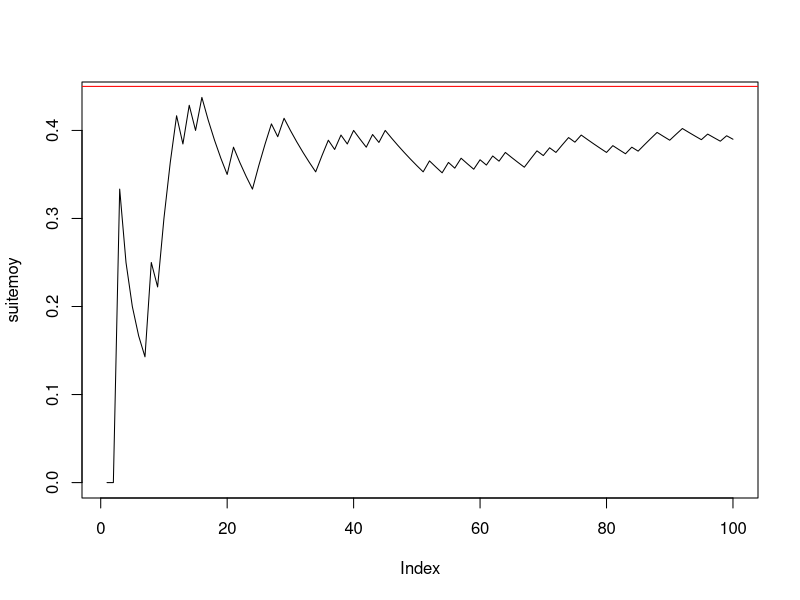
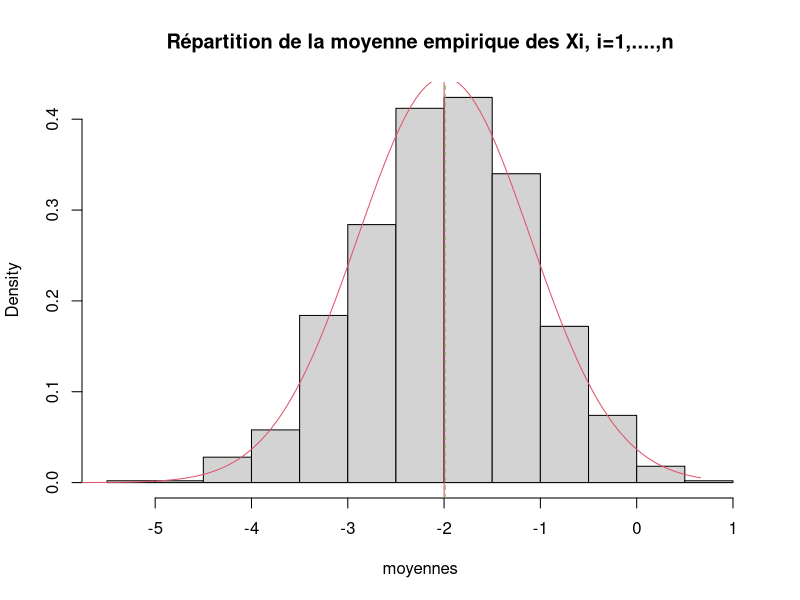
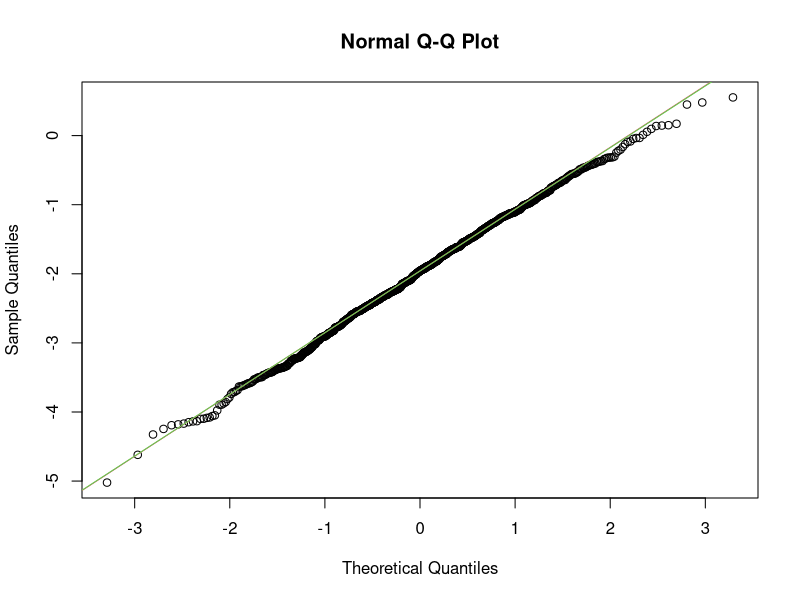
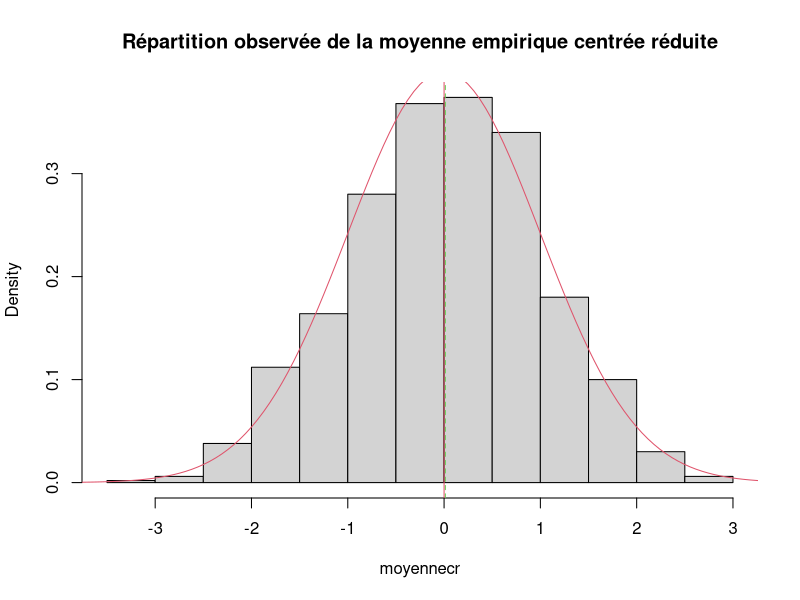
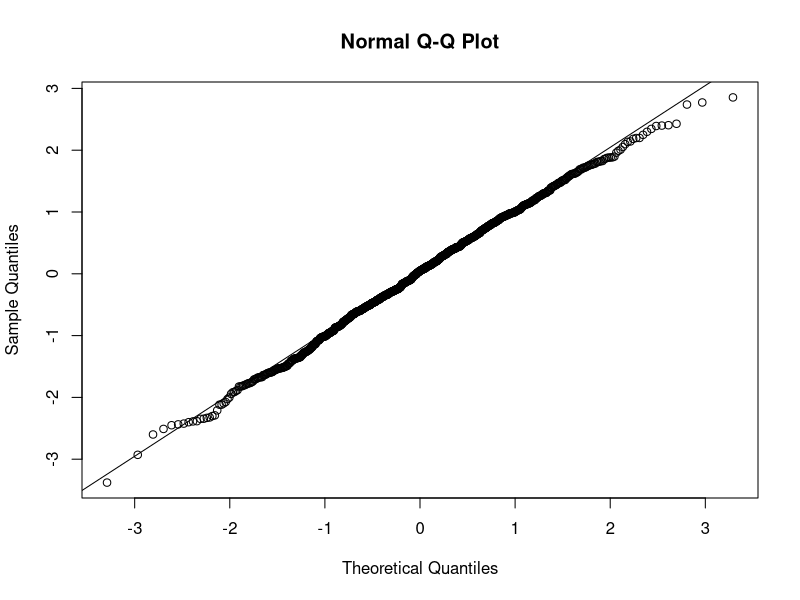
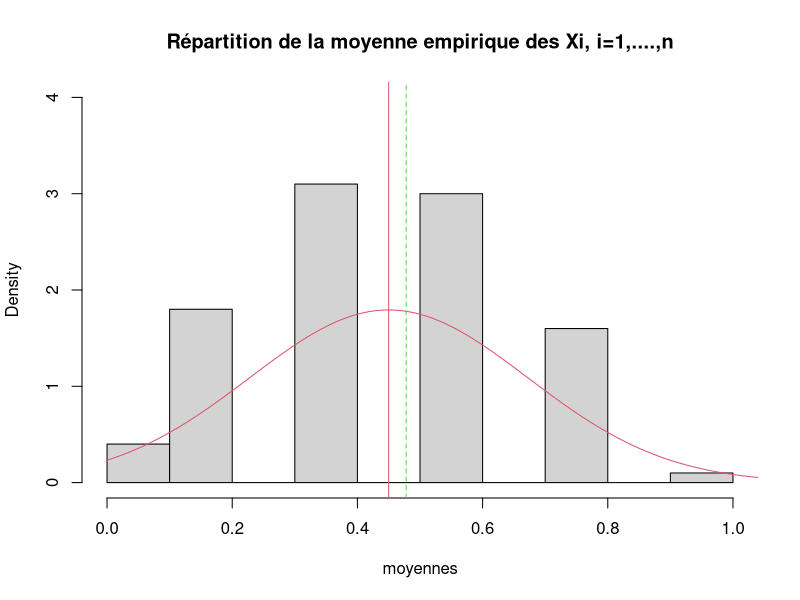
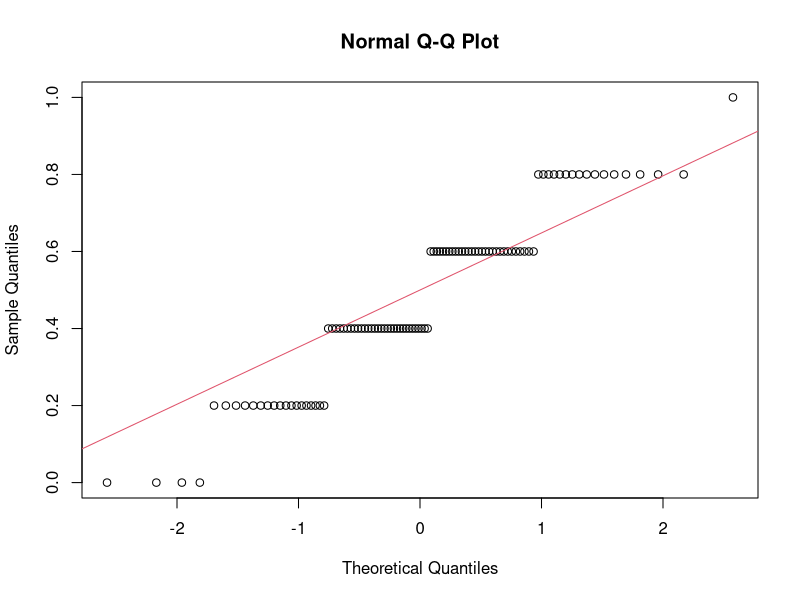
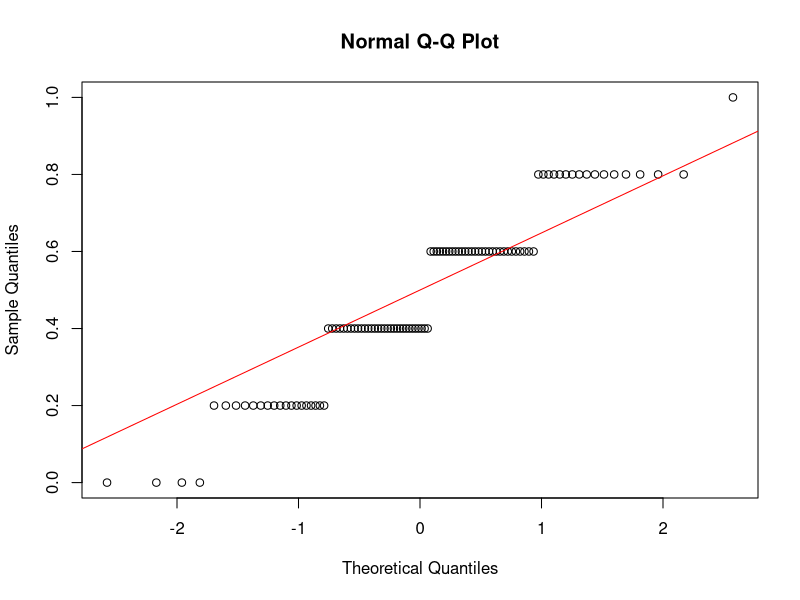

Reproduce these figures in R, in order.

# Question 1
n <- 100
p <- 0.45
x <- rbinom(n, 1, p)
#--------question 2------------
cumsum(x)
taille <- 1:n
suitemoy <- cumsum(x) / taille
#--------question 3------------
plot(suitemoy, type = "l")
abline(h = p, col = "red")


#------------Exercice 3------------------------

#---------question 1--------------------------
mu <- -2
sigma <- 2
n <- 5
x <- rnorm(n, mu, sigma)
moyx <- mean(x)

#---------question 2--------------------------
y <- rnorm(n, mu, sigma)
moyy <- mean(y)
rbind(x, y) -> M
rowMeans(M)

#---------question 3--------------------------
N <- 1000
Mdata <- matrix(rnorm(n * N, mu, sigma), ncol = n, byrow = T)
dim(Mdata)


#---------question 4--------------------------
rowMeans(Mdata) -> moyennes
apply(Mdata, MARGIN = 1, mean)

#---------question 5--------------------------
mean(moyennes)
sd(moyennes) * sqrt((length(moyennes) - 1) / length(moyennes))
sd(moyennes)

#---------question 6--------------------------
hist(moyennes, prob = T, main = "Répartition de la moyenne empirique des Xi, i=1,....,n") # la répartition observée de Xbar_n
(abs <- seq(1.2 * min(moyennes), 1.2 * max(moyennes), (max(moyennes) - min(moyennes)) / 100))
points(abs, dnorm(abs, mu, sigma / sqrt(n)), col = 2, type = "l")
abline(v = mean(moyennes), col = 3, lty = "dashed") # moyenne de l'échantillon
abline(v = mu, col = 2) # moyenne théorique mu de la loi de Xbar
# belle adéquation de l'échantillon à la normale, que l'on peut verifier avec dte de Henry
qqnorm(moyennes) # les points sont presque alignés la loi de Xbar_n est donc bien normale
qqline(moyennes, col = 2) # autour de la droite rouge qui passe par les deux points
# (1er quartile theo de la centrée réduite,1er quartile empirique) et
# (3ieme quartile theo de la centrée réduite,3ieme quartile empirique)
# mean(echantillon) et écart-type empirique sd(échantillon)*sqrt((n-1)/n). e
# En effet si on ajoute la droite passant par ces deux points elle se confond
# avec qqline. droite de Henry

(x1 <- qnorm(0.25))
(x2 <- qnorm(0.75))
(y1 <- quantile(moyennes, 0.25, type = 1))
(y2 <- quantile(moyennes, 0.75, type = 1))
abline(y1 - (y2 - y1) * x1 / (x2 - x1), (y2 - y1) / (x2 - x1), col = 3) # droite de Henry

#----------question 7-------------------------
moyennecr <- sqrt(n) * (moyennes - mu) / sigma
hist(moyennecr, prob = T, main = "Répartition observée de la moyenne empirique centrée réduite")
(abscr <- seq(1.2 * min(moyennecr), 1.2 * max(moyennecr), (max(moyennecr) - min(moyennecr)) / 100))
points(abscr, dnorm(abscr), col = 2, type = "l")
abline(v = mean(moyennecr), col = 3, lty = "dashed") # moyenne empirique de l'échantillon
abline(v = 0, col = 2) # moyenne théorique  de la loi normale centrée réduite

qqnorm(moyennecr)
qqline(moyennecr) # droite de Henry

#-----------question 8------------
n <- 50
# puis réexecuter les lignes 67 à 107 : la loi reste gaussienne mais
# l'écart-type de Xbarn est plus petit avec n=50 qu'avec n=2
sd(moyennes)
sigma / sqrt(n)

n <- 2
# puis réexecuter les lignes 67 à 107 : LA LOI EST TOUJOURS GAUSSIENNE MEME AVEC n PETIT
# C'EST UNE PROPRIETES CARACTÉRISTIQUE DE LA LOI NORMALE MAIS QUI NE S'APPLIQUE PAS AUX AUTRES
# LOIS COMME PAR EX A LA BERNOULLI ==> VOIR EXO SUIVANT
sd(moyennes)
# l'écart type empirique est EN REVANCHE plus faible avec n=2 qu'avec n=50 :
# normal il estime sigma/sqrt(n) or :
sigma / sqrt(n)

#####################################################################################
# CE QU'IL FAUT RETENIR DE CET EXERCICE : LA LOI DE XBAR EST GAUSSIENNE SI L'ÉCHANTILLON EST
# GAUSSIEN ET DE TAILLE QUELCONQUE n. LE RESULTAT DU THEOREME CENTRAL LIMITE EST VRAI DANS CE CAS
# POUR TOUT n ET PAS SEULEMENT POUR n GRAND
###################################################################################

###################################################
#------------Exercice 4------------------------
###################################################

#---------question 1--------------------------
p <- 0.45
n <- 5
N <- 100
rm(Mdata) # efface l'objet précedemment créé Mdata

Mdata <- matrix(rbinom(n * N, 1, p), ncol = n, byrow = T) # N échantillons de taille n disposés en lignes
dim(Mdata) # dimension de la matrice N lignes et n colonnes

(rowMeans(Mdata) -> moyennes) # calcule les moyennes pour les N, n-échantillons tirés.


mean(moyennes) # moyenne empirique des N réalisations de Xbar_n
sd(moyennes) * sqrt((length(moyennes) - 1) / length(moyennes)) # ecart-type empirique
sd(moyennes) # écart-type estimé sans biais = ecart-type empirique corrigé

#---------histogramme de xbar_n--------------------------
hist(moyennes, prob = T, ylim = c(0, max(dnorm(p, p, sqrt(p * (1 - p) / n)), 4)), main = "Répartition de la moyenne empirique des Xi, i=1,....,n") # la répartition observée de Xbar_n
(abs <- seq(.8 * min(moyennes), 1.2 * max(moyennes), (max(moyennes) - min(moyennes)) / 100))
points(abs, dnorm(abs, p, sqrt(p * (1 - p) / n)), col = 2, type = "l")
abline(v = mean(moyennes), col = 3, lty = "dashed") # moyenne de l'échantillon
abline(v = p, col = 2) # moyenne théorique mu de la loi de Xbar
qqnorm(moyennes) # vraiment pas gaussien !
qqline(moyennes, col = 2)
# AUCUNE ADEQUATION  de l'échantillon à la normale CAR n EST TROP PETIT ET LE TCL N'EST
# PAS VERIFIE. ON REFAIT LA SIMUL AVEC n=200 :

n <- 200
# puis réeéxuter les lignes 142 à 161

# EUREKA CA MARCHE BEAUCOUP MIEUX ET ON A BIEN UNE REPARTITION GAUSSIENNE CAR n EST SUFFISAMMENT GRAND POUR
# QUE LE TCL SOIT VERIFIE !
######################################

qqnorm(moyennes)
qqline(moyennes, col = "red")

# Si on augmente N on améliore l'estimation de la densité de Xbarn par l'histogramme
# des N réalisations de Xbarn mais si n est petit on n'observe pas un histogramme
# ressemblant à une gaussienne puisque le TCL ne s'applique que si n est assez grand.
# Essayer avec
N <- 1000
n <- 4
# puis lignes 142 à 159.
N <- 1000
n <- 100
# puis lignes 142 à 159.
